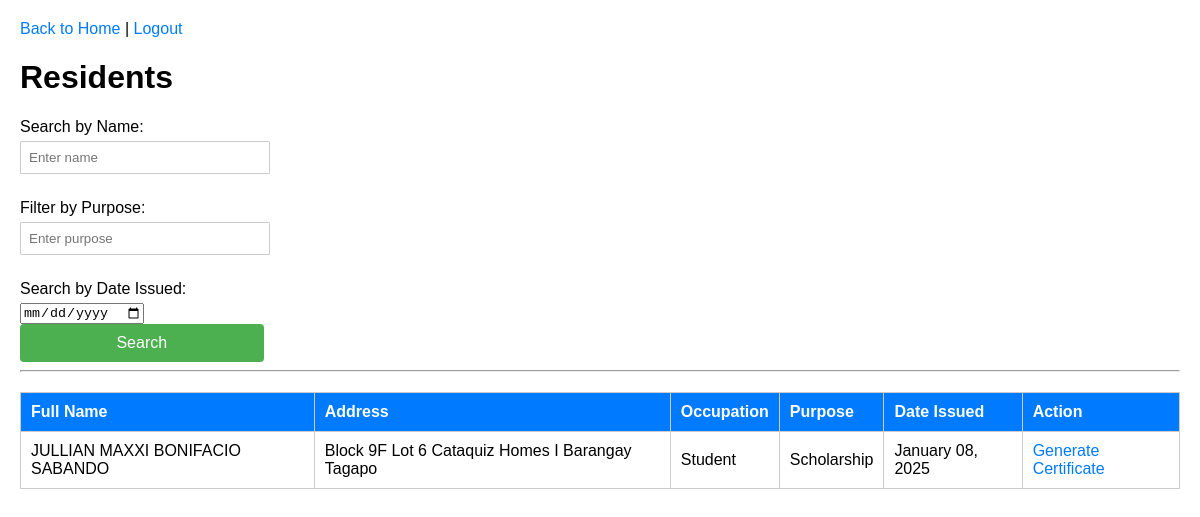
/residents, run on an earlier commit of the app's database.
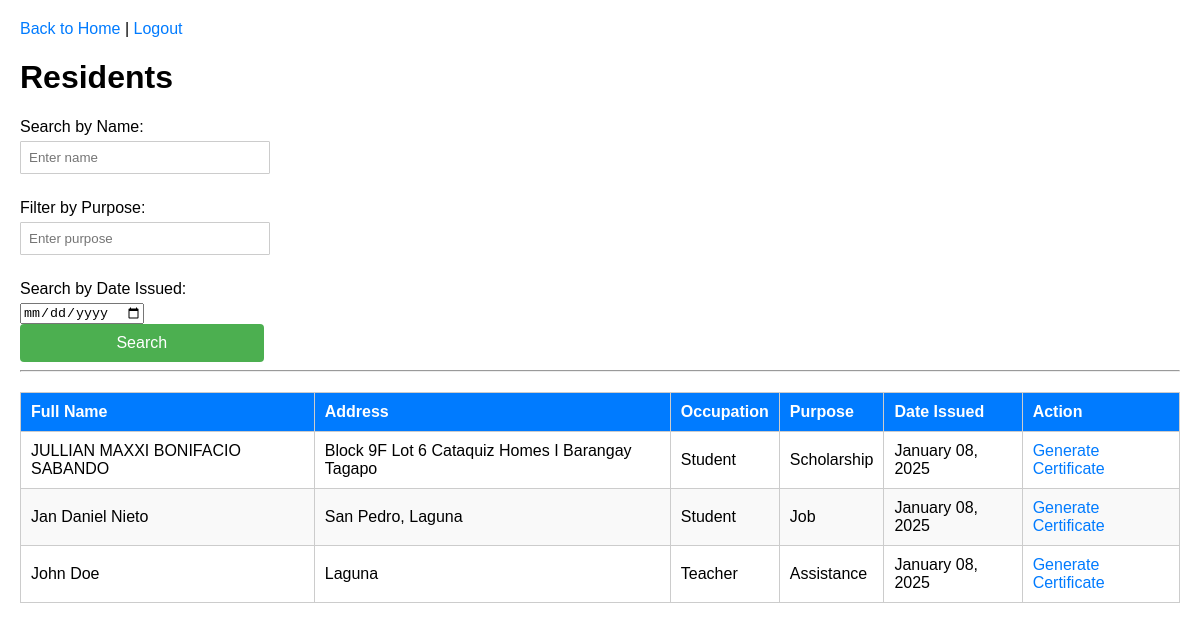
And on a later commit of the database.
### app.py (models this page shows)
class Resident(db.Model):
    id = db.Column(db.Integer, primary_key=True)
    full_name = db.Column(db.String(100), nullable=False)
    address = db.Column(db.String(200), nullable=False)
    occupation = db.Column(db.String(100), nullable=False)
    purpose = db.Column(db.String(200), nullable=False)
    date_issued = db.Column(db.DateTime, default=datetime.utcnow)
    status = db.Column(db.String(10), default="pending")  # New field: pending, approved, rejected

### app.py (the view)
@app.route('/residents', methods=['GET'])
def index():
    query = request.args.get('query', '')
    purpose_filter = request.args.get('purpose', '')
    date_issued = request.args.get('date_issued', None)
    residents = Resident.query.filter_by(status="approved")
    if query:
        residents = residents.filter(Resident.full_name.contains(query))
    if purpose_filter:
        residents = residents.filter(Resident.purpose.contains(purpose_filter))
    if date_issued:
        residents = residents.filter(db.func.date(Resident.date_issued) == date_issued)
    residents = residents.all()
    return render_template(
        'index.html',
        residents=residents,
        query=query,
        purpose_filter=purpose_filter,
        date_issued=date_issued
    )

### app.py (called while the page is built)
@app.before_request
def restrict_access():
    if current_user.is_authenticated:
        restricted_routes = {
            'admin': [],
            'user': ['delete_resident', 'manage_users'],
        }
        if current_user.role not in restricted_routes:
            return
        if request.endpoint in restricted_routes.get(current_user.role, []):
            flash('You are not authorized to access this page.', 'danger')
            return redirect(url_for('home_screen'))

### templates/index.html (shortened to what this page needs)
<!DOCTYPE html>
<html lang="en">
<head>
    <link rel="stylesheet" href="styles.css">
</head>
<body>
    <div class="header">
        <a href="{{ url_for('home_screen') }}">Back to Home</a> |
        <a href="{{ url_for('logout') }}">Logout</a>
    </div>
    <h1>Residents</h1>
    <form method="GET" action="{{ url_for('index') }}">
        <div class="form-group">
            <label for="query">Search by Name:</label>
            <input type="text" id="query" name="query" value="{{ query }}" placeholder="Enter name">
        </div>
        <div class="form-group">
            <label for="purpose">Filter by Purpose:</label>
            <input type="text" id="purpose" name="purpose" value="{{ purpose_filter }}" placeholder="Enter purpose">
        </div>
        <div class="form-group">
            <label for="date_issued">Search by Date Issued:</label>
            <input type="date" id="date_issued" name="date_issued" value="{{ date_issued }}">
        </div>
        <button type="submit">Search</button>
    </form>
    <hr>
    <table border="1">
        <thead>
            <tr>
                <th>Full Name</th>
                <th>Address</th>
                <th>Occupation</th>
                <th>Purpose</th>
                <th>Date Issued</th>
                <th>Action</th>
            </tr>
        </thead>
        <tbody>
            {% for resident in residents %}
            <tr>
                <td>{{ resident.full_name }}</td>
                <td>{{ resident.address }}</td>
                <td>{{ resident.occupation }}</td>
                <td>{{ resident.purpose }}</td>
                <td>
                    {% if resident.date_issued %}
                        {{ resident.date_issued.strftime('%B %d, %Y') }}
                    {% else %}
                        N/A
                    {% endif %}
                </td>
                <td>
                    <a href="{{ url_for('generate', id=resident.id) }}">Generate Certificate</a>
                </td>
            </tr>
            {% endfor %}
        </tbody>
    </table>
</body>
</html>

### templates/styles.css (style rules this page uses)
body { font-family: Arial, sans-serif; margin: 20px; }
label { display: block; margin: 10px 0 5px; }
input[type="text"] { width: 20%; padding: 8px; margin-bottom: 15px; border: 1px solid #ccc; border-radius: 1px; }
button { width: 21%; padding: 10px; background-color: #4CAF50; color: white; border: none; border-radius: 4px; cursor: pointer; font-size: 16px; }
a { text-decoration: none; color: #007BFF; }
table { width: 100%; border-collapse: collapse; margin-top: 20px; }
th, td { border: 1px solid #ccc; padding: 10px; text-align: left; }
th { background-color: #007BFF; color: white; }
tr:nth-child(even) { background-color: #f9f9f9; }

What changed in the data, as far as the page shows it:
added Resident: full_name "Jan Daniel Nieto", address "San Pedro, Laguna", occupation "Student", purpose "Job", date_issued "January 08, 2025"
added Resident: full_name "John Doe", address "Laguna", occupation "Teacher", purpose "Assistance", date_issued "January 08, 2025"
